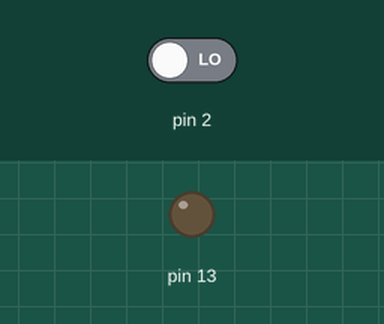
Recording of a sketch running on a simulated Arduino Uno, built with avr-gcc and run on an emulated ATmega328P. Parts: output pins drawn as LEDs (lit = HIGH). Inputs (shaded band) come from the test bench; at power-on: pin 2 LOW.

Above: at 1.2 s.
1.3 s: pin 2 driven HIGH
At 1.7 s:
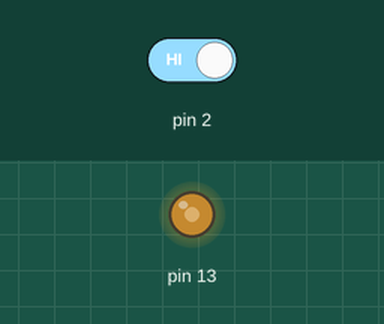
2.8 s: pin 2 driven LOW
At 3.6 s:
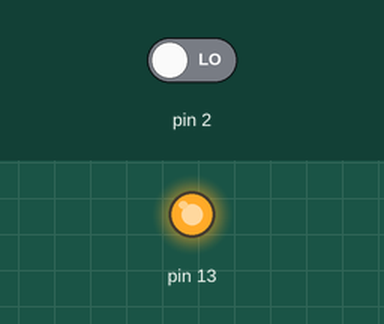
Timing chart, 0 to 5.8 s (numbered marks = the images above; inputs shaded):
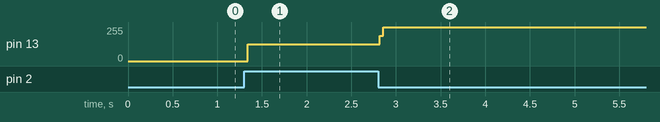

The sketch:

botao.ino
```cpp
boolean boo = false;
void setup() {
  // put your setup code here, to run once:
 pinMode(2,INPUT);
 pinMode(13,OUTPUT);
}

void loop() {
  // put your main code here, to run repeatedly:
  if (digitalRead(2) == HIGH) {
    if (boo == true) {
      digitalWrite(13,HIGH);
      boo = false;
    }  else {
      digitalWrite(13,LOW);
      boo = true;
    }
  }
}
```

Measured:
- after the input at 1.3 s, pin 13: 0/255 → 126/255 at once
- after the input at 2.8 s, pin 13: 126/255 → 255/255 at once
